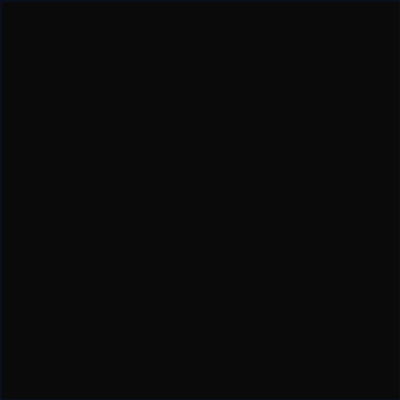
Frame 1 (no input)
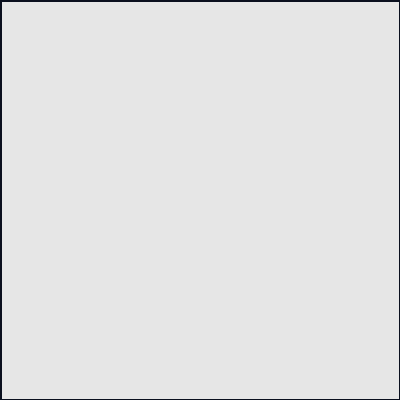
Frame 60 (the mouse pressed at the canvas centre just before this capture)
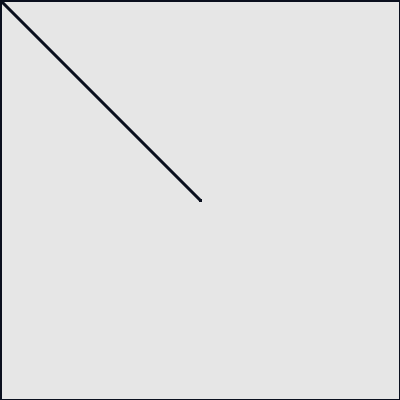
Frame 120 (the mouse held since frame 60 and released just before this capture)

The Processing sketch that drew these frames (run headless with seeded random() and noise(); from frame 60 on, the mouse is pressed at the canvas centre):

// Processing sketch: processing_15873
// ── processing_15873.pde

float x;
float y;
void setup() { 
  size(400, 400);
  background(0);  
  ellipseMode(CENTER);
  strokeWeight(3);
  stroke(10,15,30);
  smooth();
}

void draw() { 
  if(mousePressed == true) { 
     line(mouseX,mouseY,pmouseX,pmouseY);     
  }
  else {
    fill(255,10);
    rect(0,0,width,height); 
  }
}
                
                
